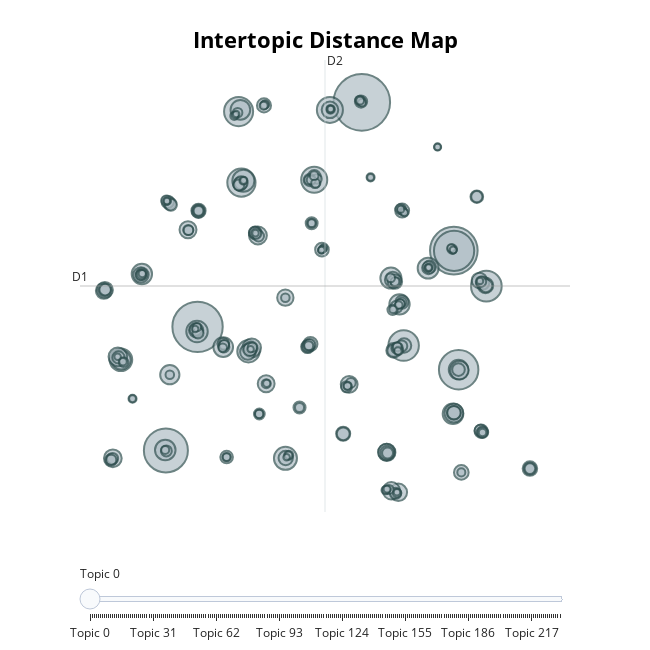

Write notebook code for a chart like this one.
### Code cell
topic_model.visualize_topics()

### Figure 1 — Plotly figure (JSON) as saved in the notebook; plotly's stock layout.template omitted (floating-point values rounded to 4 significant figures; data arrays with more than 128 entries replaced by an {"elided": "..."} marker saying what was removed)
{"data": [{"customdata": {"elided": "232x3 mixed values"}, "hovertemplate": "<b>Topic %{customdata[0]}</b><br>%{customdata[1]}<br>Size: %{customdata[2]}", "legendgroup": "", "marker": {"color": "#B0BEC5", "line": {"color": "DarkSlateGrey", "width": 2}, "size": {"elided": "232 int values"}, "sizemode": "area", "sizeref": 0.4644, "symbol": "circle"}, "mode": "markers", "name": "", "orientation": "v", "showlegend": false, "type": "scatter", "x": {"elided": "232 float values"}, "xaxis": "x", "y": {"elided": "232 float values"}, "yaxis": "y"}], "layout": {"annotations": [{"showarrow": false, "text": "D1", "x": -12.77, "y": 6.131, "yshift": 10}, {"showarrow": false, "text": "D2", "x": 4.35, "xshift": 10, "y": 22.97}], "height": 650, "hoverlabel": {"bgcolor": "white", "font": {"family": "Rockwell", "size": 16}}, "legend": {"itemsizing": "constant", "tracegroupgap": 0}, "margin": {"t": 60}, "shapes": [{"line": {"color": "#CFD8DC", "width": 2}, "type": "line", "x0": 4.35, "x1": 4.35, "y0": -10.7, "y1": 22.97}, {"line": {"color": "#9E9E9E", "width": 2}, "type": "line", "x0": -12.77, "x1": 21.47, "y0": 6.131, "y1": 6.131}], "sliders": [{"active": 0, "pad": {"t": 50}, "steps": [{"args": [{"marker.color": {"elided": "1x232 str values"}}], "label": "Topic 0", "method": "update"}, {"args": [{"marker.color": {"elided": "1x232 str values"}}], "label": "Topic 1", "method": "update"}, {"args": [{"marker.color": {"elided": "1x232 str values"}}], "label": "Topic 2", "method": "update"}, {"args": [{"marker.color": {"elided": "1x232 str values"}}], "label": "Topic 3", "method": "update"}, {"args": [{"marker.color": {"elided": "1x232 str values"}}], "label": "Topic 4", "method": "update"}, {"args": [{"marker.color": {"elided": "1x232 str values"}}], "label": "Topic 5", "method": "update"}, {"args": [{"marker.color": {"elided": "1x232 str values"}}], "label": "Topic 6", "method": "update"}, {"args": [{"marker.color": {"elided": "1x232 str values"}}], "label": "Topic 7", "method": "update"}, {"args": [{"marker.color": {"elided": "1x232 str values"}}], "label": "Topic 8", "method": "update"}, {"args": [{"marker.color": {"elided": "1x232 str values"}}], "label": "Topic 9", "method": "update"}, {"args": [{"marker.color": {"elided": "1x232 str values"}}], "label": "Topic 10", "method": "update"}, {"args": [{"marker.color": {"elided": "1x232 str values"}}], "label": "Topic 11", "method": "update"}, {"args": [{"marker.color": {"elided": "1x232 str values"}}], "label": "Topic 12", "method": "update"}, {"args": [{"marker.color": {"elided": "1x232 str values"}}], "label": "Topic 13", "method": "update"}, {"args": [{"marker.color": {"elided": "1x232 str values"}}], "label": "Topic 14", "method": "update"}, {"args": [{"marker.color": {"elided": "1x232 str values"}}], "label": "Topic 15", "method": "update"}, {"args": [{"marker.color": {"elided": "1x232 str values"}}], "label": "Topic 16", "method": "update"}, {"args": [{"marker.color": {"elided": "1x232 str values"}}], "label": "Topic 17", "method": "update"}, {"args": [{"marker.color": {"elided": "1x232 str values"}}], "label": "Topic 18", "method": "update"}, {"args": [{"marker.color": {"elided": "1x232 str values"}}], "label": "Topic 19", "method": "update"}, {"args": [{"marker.color": {"elided": "1x232 str values"}}], "label": "Topic 20", "method": "update"}, {"args": [{"marker.color": {"elided": "1x232 str values"}}], "label": "Topic 21", "method": "update"}, {"args": [{"marker.color": {"elided": "1x232 str values"}}], "label": "Topic 22", "method": "update"}, {"args": [{"marker.color": {"elided": "1x232 str values"}}], "label": "Topic 23", "method": "update"}, {"args": [{"marker.color": {"elided": "1x232 str values"}}], "label": "Topic 24", "method": "update"}, {"args": [{"marker.color": {"elided": "1x232 str values"}}], "label": "Topic 25", "method": "update"}, {"args": [{"marker.color": {"elided": "1x232 str values"}}], "label": "Topic 26", "method": "update"}, {"args": [{"marker.color": {"elided": "1x232 str values"}}], "label": "Topic 27", "method": "update"}, {"args": [{"marker.color": {"elided": "1x232 str values"}}], "label": "Topic 28", "method": "update"}, {"args": [{"marker.color": {"elided": "1x232 str values"}}], "label": "Topic 29", "method": "update"}, {"args": [{"marker.color": {"elided": "1x232 str values"}}], "label": "Topic 30", "method": "update"}, {"args": [{"marker.color": {"elided": "1x232 str values"}}], "label": "Topic 31", "method": "update"}, {"args": [{"marker.color": {"elided": "1x232 str values"}}], "label": "Topic 32", "method": "update"}, {"args": [{"marker.color": {"elided": "1x232 str values"}}], "label": "Topic 33", "method": "update"}, {"args": [{"marker.color": {"elided": "1x232 str values"}}], "label": "Topic 34", "method": "update"}, {"args": [{"marker.color": {"elided": "1x232 str values"}}], "label": "Topic 35", "method": "update"}, {"args": [{"marker.color": {"elided": "1x232 str values"}}], "label": "Topic 36", "method": "update"}, {"args": [{"marker.color": {"elided": "1x232 str values"}}], "label": "Topic 37", "method": "update"}, {"args": [{"marker.color": {"elided": "1x232 str values"}}], "label": "Topic 38", "method": "update"}, {"args": [{"marker.color": {"elided": "1x232 str values"}}], "label": "Topic 39", "method": "update"}, {"args": [{"marker.color": {"elided": "1x232 str values"}}], "label": "Topic 40", "method": "update"}, {"args": [{"marker.color": {"elided": "1x232 str values"}}], "label": "Topic 41", "method": "update"}, {"args": [{"marker.color": {"elided": "1x232 str values"}}], "label": "Topic 42", "method": "update"}, {"args": [{"marker.color": {"elided": "1x232 str values"}}], "label": "Topic 43", "method": "update"}, {"args": [{"marker.color": {"elided": "1x232 str values"}}], "label": "Topic 44", "method": "update"}, {"args": [{"marker.color": {"elided": "1x232 str values"}}], "label": "Topic 45", "method": "update"}, {"args": [{"marker.color": {"elided": "1x232 str values"}}], "label": "Topic 46", "method": "update"}, {"args": [{"marker.color": {"elided": "1x232 str values"}}], "label": "Topic 47", "method": "update"}, {"args": [{"marker.color": {"elided": "1x232 str values"}}], "label": "Topic 48", "method": "update"}, {"args": [{"marker.color": {"elided": "1x232 str values"}}], "label": "Topic 49", "method": "update"}, {"args": [{"marker.color": {"elided": "1x232 str values"}}], "label": "Topic 50", "method": "update"}, {"args": [{"marker.color": {"elided": "1x232 str values"}}], "label": "Topic 51", "method": "update"}, {"args": [{"marker.color": {"elided": "1x232 str values"}}], "label": "Topic 52", "method": "update"}, {"args": [{"marker.color": {"elided": "1x232 str values"}}], "label": "Topic 53", "method": "update"}, {"args": [{"marker.color": {"elided": "1x232 str values"}}], "label": "Topic 54", "method": "update"}, {"args": [{"marker.color": {"elided": "1x232 str values"}}], "label": "Topic 55", "method": "update"}, {"args": [{"marker.color": {"elided": "1x232 str values"}}], "label": "Topic 56", "method": "update"}, {"args": [{"marker.color": {"elided": "1x232 str values"}}], "label": "Topic 57", "method": "update"}, {"args": [{"marker.color": {"elided": "1x232 str values"}}], "label": "Topic 58", "method": "update"}, {"args": [{"marker.color": {"elided": "1x232 str values"}}], "label": "Topic 59", "method": "update"}, {"args": [{"marker.color": {"elided": "1x232 str values"}}], "label": "Topic 60", "method": "update"}, {"args": [{"marker.color": {"elided": "1x232 str values"}}], "label": "Topic 61", "method": "update"}, {"args": [{"marker.color": {"elided": "1x232 str values"}}], "label": "Topic 62", "method": "update"}, {"args": [{"marker.color": {"elided": "1x232 str values"}}], "label": "Topic 63", "method": "update"}, {"args": [{"marker.color": {"elided": "1x232 str values"}}], "label": "Topic 64", "method": "update"}, {"args": [{"marker.color": {"elided": "1x232 str values"}}], "label": "Topic 65", "method": "update"}, {"args": [{"marker.color": {"elided": "1x232 str values"}}], "label": "Topic 66", "method": "update"}, {"args": [{"marker.color": {"elided": "1x232 str values"}}], "label": "Topic 67", "method": "update"}, {"args": [{"marker.color": {"elided": "1x232 str values"}}], "label": "Topic 68", "method": "update"}, {"args": [{"marker.color": {"elided": "1x232 str values"}}], "label": "Topic 69", "method": "update"}, {"args": [{"marker.color": {"elided": "1x232 str values"}}], "label": "Topic 70", "method": "update"}, {"args": [{"marker.color": {"elided": "1x232 str values"}}], "label": "Topic 71", "method": "update"}, {"args": [{"marker.color": {"elided": "1x232 str values"}}], "label": "Topic 72", "method": "update"}, {"args": [{"marker.color": {"elided": "1x232 str values"}}], "label": "Topic 73", "method": "update"}, {"args": [{"marker.color": {"elided": "1x232 str values"}}], "label": "Topic 74", "method": "update"}, {"args": [{"marker.color": {"elided": "1x232 str values"}}], "label": "Topic 75", "method": "update"}, {"args": [{"marker.color": {"elided": "1x232 str values"}}], "label": "Topic 76", "method": "update"}, {"args": [{"marker.color": {"elided": "1x232 str values"}}], "label": "Topic 77", "method": "update"}, {"args": [{"marker.color": {"elided": "1x232 str values"}}], "label": "Topic 78", "method": "update"}, {"args": [{"marker.color": {"elided": "1x232 str values"}}], "label": "Topic 79", "method": "update"}, {"args": [{"marker.color": {"elided": "1x232 str values"}}], "label": "Topic 80", "method": "update"}, {"args": [{"marker.color": {"elided": "1x232 str values"}}], "label": "Topic 81", "method": "update"}, {"args": [{"marker.color": {"elided": "1x232 str values"}}], "label": "Topic 82", "method": "update"}, {"args": [{"marker.color": {"elided": "1x232 str values"}}], "label": "Topic 83", "method": "update"}, {"args": [{"marker.color": {"elided": "1x232 str values"}}], "label": "Topic 84", "method": "update"}, {"args": [{"marker.color": {"elided": "1x232 str values"}}], "label": "Topic 85", "method": "update"}, {"args": [{"marker.color": {"elided": "1x232 str values"}}], "label": "Topic 86", "method": "update"}, {"args": [{"marker.color": {"elided": "1x232 str values"}}], "label": "Topic 87", "method": "update"}, {"args": [{"marker.color": {"elided": "1x232 str values"}}], "label": "Topic 88", "method": "update"}, {"args": [{"marker.color": {"elided": "1x232 str values"}}], "label": "Topic 89", "method": "update"}, {"args": [{"marker.color": {"elided": "1x232 str values"}}], "label": "Topic 90", "method": "update"}, {"args": [{"marker.color": {"elided": "1x232 str values"}}], "label": "Topic 91", "method": "update"}, {"args": [{"marker.color": {"elided": "1x232 str values"}}], "label": "Topic 92", "method": "update"}, {"args": [{"marker.color": {"elided": "1x232 str values"}}], "label": "Topic 93", "method": "update"}, {"args": [{"marker.color": {"elided": "1x232 str values"}}], "label": "Topic 94", "method": "update"}, {"args": [{"marker.color": {"elided": "1x232 str values"}}], "label": "Topic 95", "method": "update"}, {"args": [{"marker.color": {"elided": "1x232 str values"}}], "label": "Topic 96", "method": "update"}, {"args": [{"marker.color": {"elided": "1x232 str values"}}], "label": "Topic 97", "method": "update"}, {"args": [{"marker.color": {"elided": "1x232 str values"}}], "label": "Topic 98", "method": "update"}, {"args": [{"marker.color": {"elided": "1x232 str values"}}], "label": "Topic 99", "method": "update"}, {"args": [{"marker.color": {"elided": "1x232 str values"}}], "label": "Topic 100", "method": "update"}, {"args": [{"marker.color": {"elided": "1x232 str values"}}], "label": "Topic 101", "method": "update"}, {"args": [{"marker.color": {"elided": "1x232 str values"}}], "label": "Topic 102", "method": "update"}, {"args": [{"marker.color": {"elided": "1x232 str values"}}], "label": "Topic 103", "method": "update"}, {"args": [{"marker.color": {"elided": "1x232 str values"}}], "label": "Topic 104", "method": "update"}, {"args": [{"marker.color": {"elided": "1x232 str values"}}], "label": "Topic 105", "method": "update"}, {"args": [{"marker.color": {"elided": "1x232 str values"}}], "label": "Topic 106", "method": "update"}, {"args": [{"marker.color": {"elided": "1x232 str values"}}], "label": "Topic 107", "method": "update"}, {"args": [{"marker.color": {"elided": "1x232 str values"}}], "label": "Topic 108", "method": "update"}, {"args": [{"marker.color": {"elided": "1x232 str values"}}], "label": "Topic 109", "method": "update"}, {"args": [{"marker.color": {"elided": "1x232 str values"}}], "label": "Topic 110", "method": "update"}, {"args": [{"marker.color": {"elided": "1x232 str values"}}], "label": "Topic 111", "method": "update"}, {"args": [{"marker.color": {"elided": "1x232 str values"}}], "label": "Topic 112", "method": "update"}, {"args": [{"marker.color": {"elided": "1x232 str values"}}], "label": "Topic 113", "method": "update"}, {"args": [{"marker.color": {"elided": "1x232 str values"}}], "label": "Topic 114", "method": "update"}, {"args": [{"marker.color": {"elided": "1x232 str values"}}], "label": "Topic 115", "method": "update"}, {"args": [{"marker.color": {"elided": "1x232 str values"}}], "label": "Topic 116", "method": "update"}, {"args": [{"marker.color": {"elided": "1x232 str values"}}], "label": "Topic 117", "method": "update"}, {"args": [{"marker.color": {"elided": "1x232 str values"}}], "label": "Topic 118", "method": "update"}, {"args": [{"marker.color": {"elided": "1x232 str values"}}], "label": "Topic 119", "method": "update"}, {"args": [{"marker.color": {"elided": "1x232 str values"}}], "label": "Topic 120", "method": "update"}, {"args": [{"marker.color": {"elided": "1x232 str values"}}], "label": "Topic 121", "method": "update"}, {"args": [{"marker.color": {"elided": "1x232 str values"}}], "label": "Topic 122", "method": "update"}, {"args": [{"marker.color": {"elided": "1x232 str values"}}], "label": "Topic 123", "method": "update"}, {"args": [{"marker.color": {"elided": "1x232 str values"}}], "label": "Topic 124", "method": "update"}, {"args": [{"marker.color": {"elided": "1x232 str values"}}], "label": "Topic 125", "method": "update"}, {"args": [{"marker.color": {"elided": "1x232 str values"}}], "label": "Topic 126", "method": "update"}, {"args": [{"marker.color": {"elided": "1x232 str values"}}], "label": "Topic 127", "method": "update"}, {"args": [{"marker.color": {"elided": "1x232 str values"}}], "label": "Topic 128", "method": "update"}, {"args": [{"marker.color": {"elided": "1x232 str values"}}], "label": "Topic 129", "method": "update"}, {"args": [{"marker.color": {"elided": "1x232 str values"}}], "label": "Topic 130", "method": "update"}, {"args": [{"marker.color": {"elided": "1x232 str values"}}], "label": "Topic 131", "method": "update"}, {"args": [{"marker.color": {"elided": "1x232 str values"}}], "label": "Topic 132", "method": "update"}, {"args": [{"marker.color": {"elided": "1x232 str values"}}], "label": "Topic 133", "method": "update"}, {"args": [{"marker.color": {"elided": "1x232 str values"}}], "label": "Topic 134", "method": "update"}, {"args": [{"marker.color": {"elided": "1x232 str values"}}], "label": "Topic 135", "method": "update"}, {"args": [{"marker.color": {"elided": "1x232 str values"}}], "label": "Topic 136", "method": "update"}, {"args": [{"marker.color": {"elided": "1x232 str values"}}], "label": "Topic 137", "method": "update"}, {"args": [{"marker.color": {"elided": "1x232 str values"}}], "label": "Topic 138", "method": "update"}, {"args": [{"marker.color": {"elided": "1x232 str values"}}], "label": "Topic 139", "method": "update"}, {"args": [{"marker.color": {"elided": "1x232 str values"}}], "label": "Topic 140", "method": "update"}, {"args": [{"marker.color": {"elided": "1x232 str values"}}], "label": "Topic 141", "method": "update"}, {"args": [{"marker.color": {"elided": "1x232 str values"}}], "label": "Topic 142", "method": "update"}, {"args": [{"marker.color": {"elided": "1x232 str values"}}], "label": "Topic 143", "method": "update"}, {"args": [{"marker.color": {"elided": "1x232 str values"}}], "label": "Topic 144", "method": "update"}, {"args": [{"marker.color": {"elided": "1x232 str values"}}], "label": "Topic 145", "method": "update"}, {"args": [{"marker.color": {"elided": "1x232 str values"}}], "label": "Topic 146", "method": "update"}, {"args": [{"marker.color": {"elided": "1x232 str values"}}], "label": "Topic 147", "method": "update"}, {"args": [{"marker.color": {"elided": "1x232 str values"}}], "label": "Topic 148", "method": "update"}, {"args": [{"marker.color": {"elided": "1x232 str values"}}], "label": "Topic 149", "method": "update"}, {"args": [{"marker.color": {"elided": "1x232 str values"}}], "label": "Topic 150", "method": "update"}, {"args": [{"marker.color": {"elided": "1x232 str values"}}], "label": "Topic 151", "method": "update"}, {"args": [{"marker.color": {"elided": "1x232 str values"}}], "label": "Topic 152", "method": "update"}, {"args": [{"marker.color": {"elided": "1x232 str values"}}], "label": "Topic 153", "method": "update"}, {"args": [{"marker.color": {"elided": "1x232 str values"}}], "label": "Topic 154", "method": "update"}, {"args": [{"marker.color": {"elided": "1x232 str values"}}], "label": "Topic 155", "method": "update"}, {"args": [{"marker.color": {"elided": "1x232 str values"}}], "label": "Topic 156", "method": "update"}, {"args": [{"marker.color": {"elided": "1x232 str values"}}], "label": "Topic 157", "method": "update"}, {"args": [{"marker.color": {"elided": "1x232 str values"}}], "label": "Topic 158", "method": "update"}, {"args": [{"marker.color": {"elided": "1x232 str values"}}], "label": "Topic 159", "method": "update"}, {"args": [{"marker.color": {"elided": "1x232 str values"}}], "label": "Topic 160", "method": "update"}, {"args": [{"marker.color": {"elided": "1x232 str values"}}], "label": "Topic 161", "method": "update"}, {"args": [{"marker.color": {"elided": "1x232 str values"}}], "label": "Topic 162", "method": "update"}, {"args": [{"marker.color": {"elided": "1x232 str values"}}], "label": "Topic 163", "method": "update"}, {"args": [{"marker.color": {"elided": "1x232 str values"}}], "label": "Topic 164", "method": "update"}, {"args": [{"marker.color": {"elided": "1x232 str values"}}], "label": "Topic 165", "method": "update"}, {"args": [{"marker.color": {"elided": "1x232 str values"}}], "label": "Topic 166", "method": "update"}, {"args": [{"marker.color": {"elided": "1x232 str values"}}], "label": "Topic 167", "method": "update"}, {"args": [{"marker.color": {"elided": "1x232 str values"}}], "label": "Topic 168", "method": "update"}, {"args": [{"marker.color": {"elided": "1x232 str values"}}], "label": "Topic 169", "method": "update"}, {"args": [{"marker.color": {"elided": "1x232 str values"}}], "label": "Topic 170", "method": "update"}, {"args": [{"marker.color": {"elided": "1x232 str values"}}], "label": "Topic 171", "method": "update"}, {"args": [{"marker.color": {"elided": "1x232 str values"}}], "label": "Topic 172", "method": "update"}, {"args": [{"marker.color": {"elided": "1x232 str values"}}], "label": "Topic 173", "method": "update"}, {"args": [{"marker.color": {"elided": "1x232 str values"}}], "label": "Topic 174", "method": "update"}, {"args": [{"marker.color": {"elided": "1x232 str values"}}], "label": "Topic 175", "method": "update"}, {"args": [{"marker.color": {"elided": "1x232 str values"}}], "label": "Topic 176", "method": "update"}, {"args": [{"marker.color": {"elided": "1x232 str values"}}], "label": "Topic 177", "method": "update"}, {"args": [{"marker.color": {"elided": "1x232 str values"}}], "label": "Topic 178", "method": "update"}, {"args": [{"marker.color": {"elided": "1x232 str values"}}], "label": "Topic 179", "method": "update"}, {"args": [{"marker.color": {"elided": "1x232 str values"}}], "label": "Topic 180", "method": "update"}, {"args": [{"marker.color": {"elided": "1x232 str values"}}], "label": "Topic 181", "method": "update"}, {"args": [{"marker.color": {"elided": "1x232 str values"}}], "label": "Topic 182", "method": "update"}, {"args": [{"marker.color": {"elided": "1x232 str values"}}], "label": "Topic 183", "method": "update"}, {"args": [{"marker.color": {"elided": "1x232 str values"}}], "label": "Topic 184", "method": "update"}, {"args": [{"marker.color": {"elided": "1x232 str values"}}], "label": "Topic 185", "method": "update"}, {"args": [{"marker.color": {"elided": "1x232 str values"}}], "label": "Topic 186", "method": "update"}, {"args": [{"marker.color": {"elided": "1x232 str values"}}], "label": "Topic 187", "method": "update"}, {"args": [{"marker.color": {"elided": "1x232 str values"}}], "label": "Topic 188", "method": "update"}, {"args": [{"marker.color": {"elided": "1x232 str values"}}], "label": "Topic 189", "method": "update"}, {"args": [{"marker.color": {"elided": "1x232 str values"}}], "label": "Topic 190", "method": "update"}, {"args": [{"marker.color": {"elided": "1x232 str values"}}], "label": "Topic 191", "method": "update"}, {"args": [{"marker.color": {"elided": "1x232 str values"}}], "label": "Topic 192", "method": "update"}, {"args": [{"marker.color": {"elided": "1x232 str values"}}], "label": "Topic 193", "method": "update"}, {"args": [{"marker.color": {"elided": "1x232 str values"}}], "label": "Topic 194", "method": "update"}, {"args": [{"marker.color": {"elided": "1x232 str values"}}], "label": "Topic 195", "method": "update"}, {"args": [{"marker.color": {"elided": "1x232 str values"}}], "label": "Topic 196", "method": "update"}, {"args": [{"marker.color": {"elided": "1x232 str values"}}], "label": "Topic 197", "method": "update"}, {"args": [{"marker.color": {"elided": "1x232 str values"}}], "label": "Topic 198", "method": "update"}, {"args": [{"marker.color": {"elided": "1x232 str values"}}], "label": "Topic 199", "method": "update"}, {"args": [{"marker.color": {"elided": "1x232 str values"}}], "label": "Topic 200", "method": "update"}, {"args": [{"marker.color": {"elided": "1x232 str values"}}], "label": "Topic 201", "method": "update"}, {"args": [{"marker.color": {"elided": "1x232 str values"}}], "label": "Topic 202", "method": "update"}, {"args": [{"marker.color": {"elided": "1x232 str values"}}], "label": "Topic 203", "method": "update"}, {"args": [{"marker.color": {"elided": "1x232 str values"}}], "label": "Topic 204", "method": "update"}, {"args": [{"marker.color": {"elided": "1x232 str values"}}], "label": "Topic 205", "method": "update"}, {"args": [{"marker.color": {"elided": "1x232 str values"}}], "label": "Topic 206", "method": "update"}, {"args": [{"marker.color": {"elided": "1x232 str values"}}], "label": "Topic 207", "method": "update"}, {"args": [{"marker.color": {"elided": "1x232 str values"}}], "label": "Topic 208", "method": "update"}, {"args": [{"marker.color": {"elided": "1x232 str values"}}], "label": "Topic 209", "method": "update"}, {"args": [{"marker.color": {"elided": "1x232 str values"}}], "label": "Topic 210", "method": "update"}, {"args": [{"marker.color": {"elided": "1x232 str values"}}], "label": "Topic 211", "method": "update"}, {"args": [{"marker.color": {"elided": "1x232 str values"}}], "label": "Topic 212", "method": "update"}, {"args": [{"marker.color": {"elided": "1x232 str values"}}], "label": "Topic 213", "method": "update"}, {"args": [{"marker.color": {"elided": "1x232 str values"}}], "label": "Topic 214", "method": "update"}, {"args": [{"marker.color": {"elided": "1x232 str values"}}], "label": "Topic 215", "method": "update"}, {"args": [{"marker.color": {"elided": "1x232 str values"}}], "label": "Topic 216", "method": "update"}, {"args": [{"marker.color": {"elided": "1x232 str values"}}], "label": "Topic 217", "method": "update"}, {"args": [{"marker.color": {"elided": "1x232 str values"}}], "label": "Topic 218", "method": "update"}, {"args": [{"marker.color": {"elided": "1x232 str values"}}], "label": "Topic 219", "method": "update"}, {"args": [{"marker.color": {"elided": "1x232 str values"}}], "label": "Topic 220", "method": "update"}, {"args": [{"marker.color": {"elided": "1x232 str values"}}], "label": "Topic 221", "method": "update"}, {"args": [{"marker.color": {"elided": "1x232 str values"}}], "label": "Topic 222", "method": "update"}, {"args": [{"marker.color": {"elided": "1x232 str values"}}], "label": "Topic 223", "method": "update"}, {"args": [{"marker.color": {"elided": "1x232 str values"}}], "label": "Topic 224", "method": "update"}, {"args": [{"marker.color": {"elided": "1x232 str values"}}], "label": "Topic 225", "method": "update"}, {"args": [{"marker.color": {"elided": "1x232 str values"}}], "label": "Topic 226", "method": "update"}, {"args": [{"marker.color": {"elided": "1x232 str values"}}], "label": "Topic 227", "method": "update"}, {"args": [{"marker.color": {"elided": "1x232 str values"}}], "label": "Topic 228", "method": "update"}, {"args": [{"marker.color": {"elided": "1x232 str values"}}], "label": "Topic 229", "method": "update"}, {"args": [{"marker.color": {"elided": "1x232 str values"}}], "label": "Topic 230", "method": "update"}, {"args": [{"marker.color": {"elided": "1x232 str values"}}], "label": "Topic 231", "method": "update"}]}], "title": {"font": {"color": "Black", "size": 22}, "text": "<b>Intertopic Distance Map</b>", "x": 0.5, "xanchor": "center", "y": 0.95, "yanchor": "top"}, "width": 650, "xaxis": {"anchor": "y", "domain": [0, 1], "range": [-12.77, 21.47], "title": {"text": ""}, "visible": false}, "yaxis": {"anchor": "x", "domain": [0, 1], "range": [-10.7, 22.97], "title": {"text": ""}, "visible": false}}}
